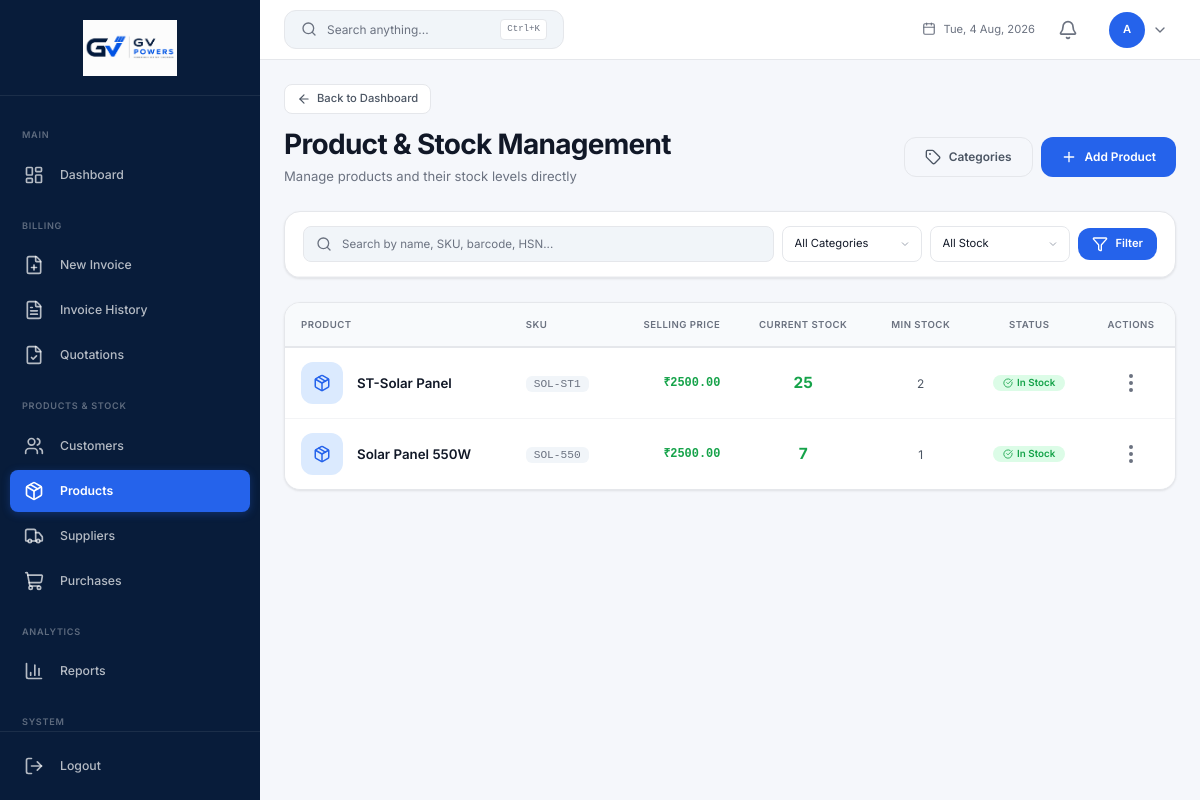
Screenshot of /products (signed in) with the database file from the repository.
### app.py (models this page shows, shortened)
class User(UserMixin, db.Model):
    __tablename__ = 'users'
    id = db.Column(db.Integer, primary_key=True)
    username = db.Column(db.String(80), unique=True, nullable=False)
    email = db.Column(db.String(120), unique=True, nullable=False)
    password_hash = db.Column(db.String(256), nullable=False)
    full_name = db.Column(db.String(120), nullable=False)
    role = db.Column(db.String(20), default='staff')
    is_active = db.Column(db.Boolean, default=True)
    last_login = db.Column(db.DateTime)
    created_at = db.Column(db.DateTime, default=datetime.utcnow)
    updated_at = db.Column(db.DateTime, default=datetime.utcnow, onupdate=datetime.utcnow)
    @property
    def is_admin(self): return self.role == 'admin'

class Product(db.Model):
    __tablename__ = 'products'
    id = db.Column(db.Integer, primary_key=True)
    name = db.Column(db.String(120), nullable=False)
    sku = db.Column(db.String(50), unique=True)
    barcode = db.Column(db.String(50), unique=True, nullable=True)
    hsn = db.Column(db.String(10))
    brand = db.Column(db.String(100), nullable=True)
    category_id = db.Column(db.Integer, db.ForeignKey('categories.id'))
    supplier_id = db.Column(db.Integer, db.ForeignKey('suppliers.id'), nullable=True)
    description = db.Column(db.Text)
    unit = db.Column(db.String(20), default='pcs')
    purchase_price = db.Column(db.Numeric(12, 2), default=0)
    selling_price = db.Column(db.Numeric(12, 2), default=0)
    gst_rate = db.Column(db.Numeric(5, 2), default=18)
    opening_stock = db.Column(db.Integer, default=0)
    stock_quantity = db.Column(db.Integer, default=0)
    min_stock = db.Column(db.Integer, default=0)
    max_stock = db.Column(db.Integer, default=500)
    location = db.Column(db.String(100), nullable=True)
    status = db.Column(db.String(20), default='active')
    last_purchase = db.Column(db.DateTime, nullable=True)
    last_sale = db.Column(db.DateTime, nullable=True)
    warehouse = db.Column(db.String(100), nullable=True)
    warranty = db.Column(db.String(50), nullable=True)
    image = db.Column(db.String(256), nullable=True)
    is_active = db.Column(db.Boolean, default=True)
    created_at = db.Column(db.DateTime, default=datetime.utcnow)
    updated_at = db.Column(db.DateTime, default=datetime.utcnow, onupdate=datetime.utcnow)
    @property
    def current_stock(self):
        return self.stock_quantity

### app.py (the view)
@app.route('/products')
@login_required
def products_list():
    q = Product.query; search = request.args.get('q', '').strip(); cat = request.args.get('category', type=int)
    stock_filter = request.args.get('stock', '').strip()
    if search: q = q.filter(or_(Product.name.ilike(f'%{search}%'), Product.sku.ilike(f'%{search}%'), Product.barcode.ilike(f'%{search}%'), Product.hsn.ilike(f'%{search}%'), Product.brand.ilike(f'%{search}%')))
    if cat: q = q.filter_by(category_id=cat)
    if stock_filter == 'in_stock': q = q.filter(Product.stock_quantity > 0)
    elif stock_filter == 'low_stock': q = q.filter(Product.stock_quantity > 0, Product.stock_quantity <= Product.min_stock)
    elif stock_filter == 'out_of_stock': q = q.filter(Product.stock_quantity <= 0)
    return render_template('products/products.html', products=q.order_by(Product.name).all(), categories=Category.query.order_by(Category.name).all(), search=search, selected_category=cat, stock_filter=stock_filter, suppliers=Supplier.query.filter_by(is_active=True).order_by(Supplier.name).all())

### templates/products/products.html (shortened to what this page needs)
{% extends "layouts/admin_layout.html" %}
{% block back_link %}
<a href="{{ url_for('dashboard') }}" class="ih-back-link"><i data-lucide="arrow-left"></i> Back to Dashboard</a>
{% endblock %}
{% block content %}
<div class="page-header">
    <div class="page-header-left">
        <h1>Product & Stock Management</h1>
        <p>Manage products and their stock levels directly</p>
    </div>
    <div class="page-header-actions">
        <button class="btn btn-outline-secondary" data-bs-toggle="modal" data-bs-target="#categoryModal">
            <i data-lucide="tag"></i> Categories
        </button>
        <button class="btn btn-primary" data-bs-toggle="modal" data-bs-target="#createProductModal">
            <i data-lucide="plus"></i> Add Product
        </button>
    </div>
</div>
<div class="ih-filter-bar mb-24">
    <div class="ih-filter-top">
        <form method="GET" action="{{ url_for('products_list') }}" class="d-flex gap-8 align-items-center w-100">
            <div class="ih-search-wrap flex-1">
                <i data-lucide="search"></i>
                <input type="text" name="q" placeholder="Search by name, SKU, barcode, HSN..." value="{{ search or '' }}">
            </div>
            <select class="ih-filter-select" name="category" onchange="this.form.submit()">
                <option value="">All Categories</option>
            </select>
            <select class="ih-filter-select" name="stock" onchange="this.form.submit()">
                <option value="">All Stock</option>
            </select>
            <button type="submit" class="btn btn-primary btn-sm"><i data-lucide="filter"></i> Filter</button>
        </form>
    </div>
</div>
<div class="admin-table-wrapper">
    <div class="admin-table-content">
        <table class="table align-middle mb-0">
            <thead>
                <tr>
                    <th>Product</th>
                    <th>SKU</th>
                    <th class="text-end">Selling Price</th>
                    <th class="text-center">Current Stock</th>
                    <th class="text-center">Min Stock</th>
                    <th class="text-center">Status</th>
                    <th class="text-center">Actions</th>
                </tr>
            </thead>
            <tbody>
                {% if products %}
                    {% for product in products %}
                    {% set stock = product.current_stock or 0 %}
                    {% set min = product.min_stock or 0 %}
                    {% set max = product.max_stock or 500 %}
                    {% if stock == 0 %}
                        {% set status_class = "badge-danger" %}
                        {% set status_text = "Out of Stock" %}
                        {% set status_icon = "x-circle" %}
                    {% elif stock <= min %}
                        {% set status_class = "badge-warning" %}
                        {% set status_text = "Low Stock" %}
                        {% set status_icon = "alert-triangle" %}
                    {% else %}
                        {% set status_class = "badge-success" %}
                        {% set status_text = "In Stock" %}
                        {% set status_icon = "check-circle" %}
                    {% endif %}
                    <tr>
                        <td>
                            <div class="d-flex align-items-center gap-3">
                                {% if product.image %}
                                <img src="{{ url_for('static', filename=product.image) }}" alt="" style="width:42px;height:42px;border-radius:var(--radius-lg);object-fit:cover;border:1px solid var(--border-light);">
                                {% else %}
                                <div style="width:42px;height:42px;border-radius:var(--radius-lg);background:var(--color-primary-light);display:flex;align-items:center;justify-content:center;flex-shrink:0;">
                                    <i data-lucide="package" style="width:18px;height:18px;color:var(--color-primary);"></i>
                                </div>
                                {% endif %}
                                <div>
                                    <span class="fw-600" style="font-size:0.95rem;color:var(--text-primary);">{{ product.name }}</span>
                                </div>
                            </div>
                        </td>
                        <td><code style="font-size:0.8rem;color:var(--text-muted);background:var(--bg-gray);padding:2px 8px;border-radius:var(--radius-sm);">{{ product.sku or '-' }}</code></td>
                        <td class="text-end fw-600" style="color:var(--color-success);font-family:var(--font-mono);font-size:0.85rem;">₹{{ "%.2f"|format(product.selling_price or 0) }}</td>
                        <td class="text-center">
                            <span style="font-size:1.1rem;font-weight:700;{{ 'color:var(--color-danger)' if stock == 0 else 'color:var(--color-warning)' if stock <= min else 'color:var(--color-success)' }}">{{ stock }}</span>
                        </td>
                        <td class="text-center" style="color:var(--text-secondary);">{{ min }}</td>
                        <td class="text-center">
                            <span class="badge {{ status_class }}"><i data-lucide="{{ status_icon }}" style="width:10px;height:10px;"></i> {{ status_text }}</span>
                        </td>
                        <td class="text-center">
                            <div class="erp-menu" data-erp-menu>
                                <button class="erp-menu__trigger" data-erp-trigger aria-label="Actions" aria-haspopup="true" title="Actions">
                                    <i data-lucide="ellipsis-vertical"></i>
                                </button>
                            </div>
                        </td>
                    </tr>
                    {% endfor %}
                {% endif %}
            </tbody>
        </table>
    </div>
</div>
{% endblock %}

### templates/layouts/admin_layout.html (shortened to what this page needs)
{% extends "base.html" %}
{% block body %}
<div class="app-wrapper">
    <aside class="sidebar" id="sidebar">
        <div class="sidebar-brand">
            <a href="{{ url_for('dashboard') }}" class="brand-icon-link">
                <img src="{{ url_for('static', filename='img/logo/img.png') }}" alt="GV Powers" class="brand-logo">
            </a>
        </div>
        <nav class="sidebar-nav">
            <div class="sidebar-section-title">Main</div>
            <a href="{{ url_for('dashboard') }}" class="nav-link {% if request.endpoint == 'dashboard' %}active{% endif %}" data-tooltip="Dashboard">
                <i data-lucide="layout-dashboard"></i>
                <span class="nav-text">Dashboard</span>
            </a>
            <div class="sidebar-section-title">Billing</div>
            <a href="{{ url_for('new_invoice') }}" class="nav-link {% if request.endpoint == 'new_invoice' %}active{% endif %}" data-tooltip="New Invoice">
                <i data-lucide="file-plus"></i>
                <span class="nav-text">New Invoice</span>
            </a>
            <a href="{{ url_for('invoice_history') }}" class="nav-link {% if request.endpoint == 'invoice_history' %}active{% endif %}" data-tooltip="Invoice History">
                <i data-lucide="file-text"></i>
                <span class="nav-text">Invoice History</span>
            </a>
            {% if current_user.is_admin %}
            <a href="{{ url_for('quotations_list') }}" class="nav-link {% if request.endpoint in ('quotations_list', 'new_quotation', 'quotation_preview') %}active{% endif %}" data-tooltip="Quotations">
                <i data-lucide="file-check"></i>
                <span class="nav-text">Quotations</span>
            </a>
            <div class="sidebar-section-title">Products &amp; Stock</div>
            <a href="{{ url_for('customers_list') }}" class="nav-link {% if request.endpoint in ('customers_list', 'customer_profile') %}active{% endif %}" data-tooltip="Customers">
                <i data-lucide="users"></i>
                <span class="nav-text">Customers</span>
            </a>
            <a href="{{ url_for('products_list') }}" class="nav-link {% if request.endpoint in ('products_list', 'product_profile', 'create_product', 'edit_product', 'add_stock', 'remove_stock', 'delete_stock') %}active{% endif %}" data-tooltip="Products">
                <i data-lucide="package"></i>
                <span class="nav-text">Products</span>
            </a>
            <a href="{{ url_for('suppliers_list') }}" class="nav-link {% if request.endpoint == 'suppliers_list' %}active{% endif %}" data-tooltip="Suppliers">
                <i data-lucide="truck"></i>
                <span class="nav-text">Suppliers</span>
            </a>
            <a href="{{ url_for('purchases_list') }}" class="nav-link {% if request.endpoint == 'purchases_list' %}active{% endif %}" data-tooltip="Purchases">
                <i data-lucide="shopping-cart"></i>
                <span class="nav-text">Purchases</span>
            </a>
            <div class="sidebar-section-title">Analytics</div>
            <a href="{{ url_for('reports_page') }}" class="nav-link {% if request.endpoint and 'report' in request.endpoint %}active{% endif %}" data-tooltip="Reports">
                <i data-lucide="bar-chart-3"></i>
                <span class="nav-text">Reports</span>
            </a>
            <div class="sidebar-section-title">System</div>
            {% endif %}
        </nav>
        <div class="sidebar-footer">
            <form action="{{ url_for('logout') }}" method="POST" class="d-inline">
                <button type="submit" class="nav-link btn btn-link text-start w-100" data-tooltip="Logout">
                    <i data-lucide="log-out"></i><span class="nav-text">Logout</span>
                </button>
            </form>
        </div>
    </aside>
    <div class="main-content">
        <header class="top-navbar">
            <button class="search-trigger" onclick="openSearch()" type="button">
                <i data-lucide="search" style="width:16px;height:16px;"></i>
                <span class="search-label">Search anything...</span>
                <kbd>Ctrl+K</kbd>
            </button>
            <div class="navbar-date">
                <i data-lucide="calendar" style="width:14px;height:14px;"></i>
                <span id="navDateDisplay"></span>
            </div>
            <div class="dropdown erp-menu" id="notificationBell" data-erp-menu>
                <button class="btn btn-link text-decoration-none position-relative p-1 erp-menu__trigger" data-erp-trigger aria-expanded="false" style="height:34px;width:34px;border-radius:10px;">
                    <i data-lucide="bell" style="width:20px;height:20px;color:var(--text-muted);"></i>
                </button>
            </div>
            <div class="dropdown erp-menu" data-erp-menu>
                <button class="user-dropdown erp-menu__trigger" data-erp-trigger aria-expanded="false" style="gap:.5rem;height:auto;width:auto;border-radius:12px;padding:.35rem .5rem;border:1px solid transparent;">
                    <div class="user-avatar">{{ current_user.full_name[0] }}</div>
                    <i data-lucide="chevron-down" style="width:16px;height:16px;color:var(--text-muted);"></i>
                </button>
            </div>
        </header>
        <div class="page-content">
            {% block back_link %}{% endblock %}
            {% block content %}{% endblock %}
        </div>
    </div>
</div>
{% endblock %}

### rows the page displays
User: full_name "A"
Product: name "ST-Solar Panel", sku "SOL-ST1", selling_price "2500.00", stock_quantity "25", min_stock "2", status_text "In Stock"
Product: name "Solar Panel 550W", sku "SOL-550", selling_price "2500.00", stock "7", min "1", status_text "In Stock"
